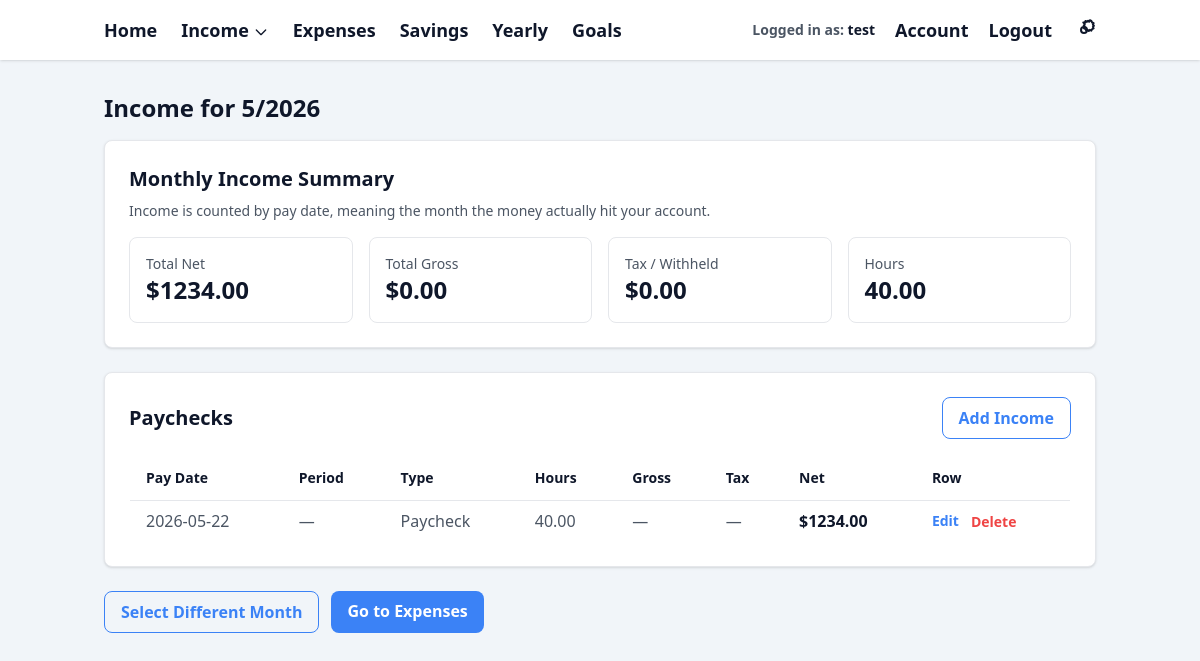
/income/2026/5 (signed in), run on the app's committed database.
### models.py (models this page shows)
class User(db.Model):
    id = db.Column(db.Integer, primary_key=True)
    email = db.Column(db.String(255), unique=True, nullable=False)
    display_name = db.Column(db.String(100), nullable=True)
    password_hash = db.Column(db.String(255), nullable=True)
    created_at = db.Column(db.DateTime, default=datetime.utcnow)

class Paycheck(db.Model):
    id = db.Column(db.Integer, primary_key=True)
    user_id = db.Column(db.Integer, db.ForeignKey("user.id"), nullable=False)
    pay_date = db.Column(db.Date, nullable=False)
    period_start = db.Column(db.Date, nullable=True)
    period_end = db.Column(db.Date, nullable=True)
    net_amount = db.Column(db.Float, nullable=False)
    gross_amount = db.Column(db.Float, nullable=True)
    hours_worked = db.Column(db.Float, nullable=True)
    hourly_rate = db.Column(db.Float, nullable=True)
    tax_withheld = db.Column(db.Float, nullable=True)
    pay_type = db.Column(db.String(50), nullable=False, default="Paycheck")
    notes = db.Column(db.String(255), nullable=True)
    created_at = db.Column(db.DateTime, default=datetime.utcnow)
    updated_at = db.Column(db.DateTime, nullable=True)
    user = db.relationship("User", backref=db.backref("paychecks", lazy=True))

### app.py (the view)
    @app.route("/income/<int:year>/<int:month>")
    @login_required
    def income_month_view(year, month):
        user = get_current_user()
        month_start = date(year, month, 1)
        if month == 12:
            next_month_start = date(year + 1, 1, 1)
        else:
            next_month_start = date(year, month + 1, 1)
        paychecks = (
            Paycheck.query
            .filter(
                Paycheck.user_id == user.id,
                Paycheck.pay_date >= month_start,
                Paycheck.pay_date < next_month_start,
            )
            .order_by(Paycheck.pay_date.asc(), Paycheck.id.asc())
            .all()
        )
        total_gross = sum(p.gross_amount or 0 for p in paychecks)
        total_net = sum(p.net_amount for p in paychecks)
        total_tax = sum(p.tax_withheld or 0 for p in paychecks)
        total_hours = sum(p.hours_worked or 0 for p in paychecks)
        return render_template(
            "income/month_view.html",
            year=year,
            month=month,
            paychecks=paychecks,
            total_gross=total_gross,
            total_net=total_net,
            total_tax=total_tax,
            total_hours=total_hours,
        )

### templates/income/month_view.html (shortened to what this page needs)
{% extends "base.html" %}
{% block content %}
<h2 class="text-2xl font-bold mb-4" style="color: var(--color-text);">
  Income for {{ month }}/{{ year }}
</h2>
<div class="shadow rounded-lg p-6 mb-6"
     style="background-color: var(--color-card-bg); border: 1px solid var(--color-border);">
  <h3 class="text-xl font-semibold mb-2" style="color: var(--color-text);">
    Monthly Income Summary
  </h3>
  <p class="text-sm mb-4" style="color: var(--color-text-secondary);">
    Income is counted by pay date, meaning the month the money actually hit your account.
  </p>
  <div class="grid grid-cols-1 sm:grid-cols-4 gap-4">
    <div class="rounded-lg p-4"
         style="border: 1px solid var(--color-border);">
      <div class="text-sm" style="color: var(--color-text-secondary);">Total Net</div>
      <div class="text-2xl font-bold" style="color: var(--color-text);">
        ${{ "%.2f"|format(total_net) }}
      </div>
    </div>
    <div class="rounded-lg p-4"
         style="border: 1px solid var(--color-border);">
      <div class="text-sm" style="color: var(--color-text-secondary);">Total Gross</div>
      <div class="text-2xl font-bold" style="color: var(--color-text);">
        ${{ "%.2f"|format(total_gross) }}
      </div>
    </div>
    <div class="rounded-lg p-4"
         style="border: 1px solid var(--color-border);">
      <div class="text-sm" style="color: var(--color-text-secondary);">Tax / Withheld</div>
      <div class="text-2xl font-bold" style="color: var(--color-text);">
        ${{ "%.2f"|format(total_tax) }}
      </div>
    </div>
    <div class="rounded-lg p-4"
         style="border: 1px solid var(--color-border);">
      <div class="text-sm" style="color: var(--color-text-secondary);">Hours</div>
      <div class="text-2xl font-bold" style="color: var(--color-text);">
        {{ "%.2f"|format(total_hours) }}
      </div>
    </div>
  </div>
</div>
<div class="shadow rounded-lg p-6"
     style="background-color: var(--color-card-bg); border: 1px solid var(--color-border);">
  <div class="flex items-center justify-between mb-4">
    <h3 class="text-xl font-semibold" style="color: var(--color-text);">
      Paychecks
    </h3>
    <a href="{{ url_for('income_form') }}" class="btn-secondary inline-block">
      Add Income
    </a>
  </div>
  {% if paychecks %}
    <div class="overflow-x-auto">
      <table class="min-w-full rounded-lg overflow-hidden"
             style="border: 1px solid var(--color-border);">
        <thead>
          <tr style="border-bottom: 1px solid var(--color-border);">
            <th class="px-4 py-3 text-left text-sm font-semibold" style="color: var(--color-text);">
              Pay Date
            </th>
            <th class="px-4 py-3 text-left text-sm font-semibold" style="color: var(--color-text);">
              Period
            </th>
            <th class="px-4 py-3 text-left text-sm font-semibold" style="color: var(--color-text);">
              Type
            </th>
            <th class="px-4 py-3 text-left text-sm font-semibold" style="color: var(--color-text);">
              Hours
            </th>
            <th class="px-4 py-3 text-left text-sm font-semibold" style="color: var(--color-text);">
              Gross
            </th>
            <th class="px-4 py-3 text-left text-sm font-semibold" style="color: var(--color-text);">
              Tax
            </th>
            <th class="px-4 py-3 text-left text-sm font-semibold" style="color: var(--color-text);">
              Net
            </th>
            <th class="px-4 py-3 text-left text-sm font-semibold" style="color: var(--color-text);">
              Row
            </th>
          </tr>
        </thead>
        <tbody>
          {% for p in paychecks %}
          <tr style="border-bottom: 1px solid var(--color-border);">
            <td class="px-4 py-2" style="color: var(--color-text-secondary);">
              {{ p.pay_date }}
            </td>
            <td class="px-4 py-2" style="color: var(--color-text-secondary);">
              {% if p.period_start and p.period_end %}
                {{ p.period_start }} to {{ p.period_end }}
              {% elif p.period_start %}
                Starts {{ p.period_start }}
              {% elif p.period_end %}
                Ends {{ p.period_end }}
              {% else %}
                —
              {% endif %}
            </td>
            <td class="px-4 py-2" style="color: var(--color-text-secondary);">
              {{ p.pay_type }}
            </td>
            <td class="px-4 py-2" style="color: var(--color-text-secondary);">
              {% if p.hours_worked is not none %}
                {{ "%.2f"|format(p.hours_worked) }}
              {% else %}
                —
              {% endif %}
            </td>
            <td class="px-4 py-2" style="color: var(--color-text-secondary);">
              {% if p.gross_amount is not none %}
                ${{ "%.2f"|format(p.gross_amount) }}
              {% else %}
                —
              {% endif %}
            </td>
            <td class="px-4 py-2" style="color: var(--color-text-secondary);">
              {% if p.tax_withheld is not none %}
                ${{ "%.2f"|format(p.tax_withheld) }}
              {% else %}
                —
              {% endif %}
            </td>
            <td class="px-4 py-2 font-semibold" style="color: var(--color-text);">
              ${{ "%.2f"|format(p.net_amount) }}
            </td>
            <td class="px-4 py-2">
              <div class="flex gap-3 items-center">
                <a href="{{ url_for('edit_paycheck', paycheck_id=p.id) }}"
                   class="text-sm font-semibold hover:underline"
                   style="color: var(--color-primary);">
                  Edit
                </a>
                <form method="POST"
                      action="{{ url_for('delete_paycheck', paycheck_id=p.id) }}"
                      onsubmit="return confirm('Delete this paycheck?');">
                  <button type="submit"
                          class="text-sm font-semibold hover:underline"
                          style="color: var(--color-error);">
                    Delete
                  </button>
                </form>
              </div>
            </td>
          </tr>
          {% endfor %}
        </tbody>
      </table>
    </div>
  {% endif %}
</div>
<div class="pt-6 flex flex-wrap gap-3">
  <a href="{{ url_for('income_select_month') }}" class="btn-secondary inline-block">
    Select Different Month
  </a>
  <a href="{{ url_for('expenses_month_view', year=year, month=month) }}" class="btn-primary inline-block">
    Go to Expenses
  </a>
</div>
{% endblock %}

### templates/base.html (shortened to what this page needs)
<!DOCTYPE html>
<html lang="en">
<head>
    <script src="https://cdn.tailwindcss.com"></script>
</head>
<body class="text-gray-800">
    <nav class="shadow mb-8" style="background-color: var(--color-navbar-bg);">
        <div class="max-w-5xl mx-auto px-4 py-4 flex items-center justify-between text-lg font-semibold">
            <div class="flex gap-6 items-center">
                <a href="{{ url_for('home') }}" class="nav-link">
                    Home
                </a>
                {% if session.get("user_id") %}
                    <div x-data="{ open: false }" class="relative">
                        <button
                            @click="open = !open"
                            @click.away="open = false"
                            class="nav-link flex items-center gap-1"
                        >
                            Income
                            <svg class="w-4 h-4 mt-1"
                                 fill="none"
                                 stroke="currentColor"
                                 stroke-width="2"
                                 viewBox="0 0 24 24">
                                <path
                                    stroke-linecap="round"
                                    stroke-linejoin="round"
                                    d="M19 9l-7 7-7-7"
                                />
                            </svg>
                        </button>
                    </div>
                    <a href="{{ url_for('expenses_view_redirect') }}"
                       class="nav-link">
                        Expenses
                    </a>
                    <a href="{{ url_for('savings_view_redirect') }}"
                       class="nav-link">
                        Savings
                    </a>
                    <a href="{{ url_for('yearly') }}" class="nav-link">
                        Yearly
                    </a>
                    <a href="{{ url_for('goals') }}" class="nav-link">
                        Goals
                    </a>
                {% endif %}
            </div>
            <div class="flex items-center gap-5">
                {% if session.get("user_id") %}
                    <div class="text-sm hidden sm:block"
                         style="color: var(--color-text-secondary);">
                        Logged in as:
                        <span style="color: var(--color-text); font-weight: 600;">
                            {{ session.get("display_name") or session.get("user_email") }}
                        </span>
                    </div>
                    <a href="{{ url_for('account') }}"
                        class="nav-link">
                        Account
                    </a>
                    <a href="{{ url_for('logout') }}"
                       class="nav-link">
                        Logout
                    </a>
                    <a href="{{ url_for('settings') }}"
                       class="nav-link"
                       title="Settings">
                    </a>
                {% endif %}
            </div>
        </div>
    </nav>
    <div class="max-w-5xl mx-auto px-4">
        {% block content %}
        {% endblock %}
    </div>
</body>
</html>

### templates/base.html (style rules this page uses)
:root { --color-bg: #f1f5f9; --color-navbar-bg: #ffffff; --color-card-bg: #ffffff; --color-border: #e5e7eb; --color-input-bg: #ffffff; --color-text: #0f172a; --color-text-secondary: #4b5563; --color-primary: #3b82f6; --color-primary-hover: #2563eb; --color-accent: #93c5fd; --color-success: #22c55e; --color-error: #ef4444; --color-warning: #f59e0b; }
body { background-color: var(--color-bg); color: var(--color-text); }
.btn-primary { background-color: var(--color-primary); color: #ffffff; border-radius: 0.5rem; padding: 0.5rem 1rem; font-weight: 600; transition: background-color 0.15s ease, transform 0.1s ease; }
.btn-secondary { border-radius: 0.5rem; padding: 0.5rem 1rem; font-weight: 600; border: 1px solid var(--color-primary); color: var(--color-primary); background-color: transparent; transition: background-color 0.15s ease, transform 0.1s ease; }
.nav-link { color: var(--color-text); }

### data on the page
User: get "test"
Paycheck: pay_date "2026-05-22", pay_type "Paycheck", hours_worked "40.00", net_amount "1234.00"

### other printed values
{{ month }} "5"
{{ year }} "2026"
{{ "%.2f"|format(total_net) }} "1234.00"
{{ "%.2f"|format(total_gross) }} "0.00"
{{ "%.2f"|format(total_tax) }} "0.00"
{{ "%.2f"|format(total_hours) }} "40.00"
